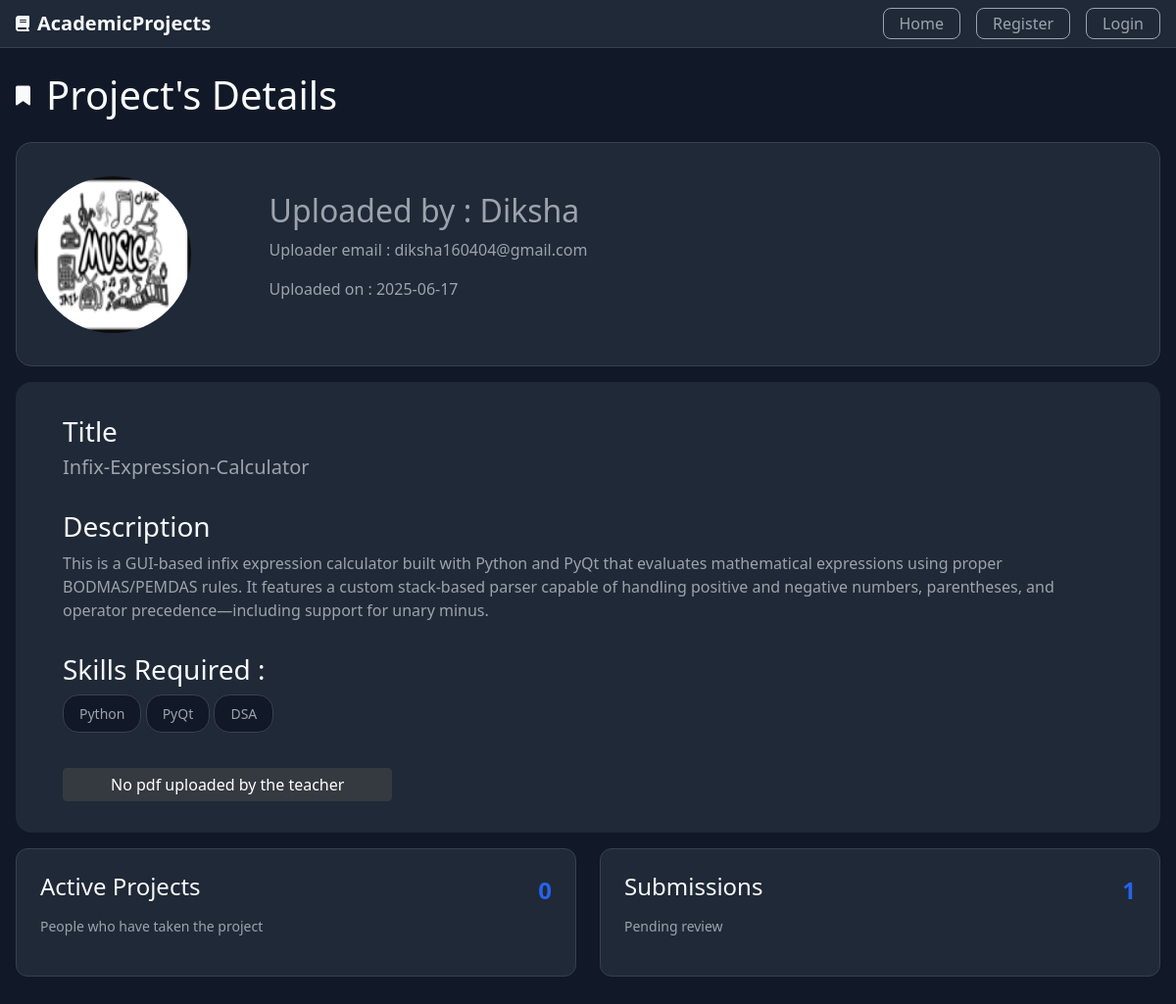
Page /project/details/13 on the committed database.
### Project/models.py (models this page shows, shortened)
class User(db.Model,UserMixin):
    id=db.Column(db.Integer,primary_key=True)
    username=db.Column(db.String(30),unique=True,nullable=False)
    email=db.Column(db.String(30),unique=True,nullable=False)
    password=db.Column(db.String(80),unique=False,nullable=False)
    total_projects=db.Column(db.Integer,nullable=False,default=0)
    total_projects_taken=db.Column(db.Integer,nullable=False,default=0)
    total_projects_submitted=db.Column(db.Integer,nullable=False,default=0)
    total_projects_evaluated=db.Column(db.Integer,nullable=False,default=0)
    profile_picture=db.Column(db.String(80),nullable=False,default="default.png")
    role=db.Column(db.String(80),nullable=False)
    project=db.relationship("Project",backref="user",lazy=True,cascade="all,delete")
    submission=db.relationship("Submission",backref="user",lazy=True,cascade="all,delete")
    evaluation=db.relationship("Evaluation",backref="user",lazy=True,cascade="all,delete")
    project_taken=db.relationship("Project_Taken",backref="user",lazy=True,cascade="all,delete")

class Project(db.Model):
    id=db.Column(db.Integer,primary_key=True)
    title=db.Column(db.String(100),nullable=False)
    description=db.Column(db.Text,nullable=False)
    skills=db.Column(db.Text,nullable=False)
    descriptive_pdf=db.Column(db.String(80),nullable=False,default='No pdf')
    user_count=db.Column(db.Integer,nullable=False,default=0)
    created_at=db.Column(db.DateTime,nullable=False,default=datetime.utcnow)
    created_by=db.Column(db.Integer,db.ForeignKey('user.id'))
    submission=db.relationship('Submission',backref='project',lazy=True,cascade="all,delete")
    evaluation=db.relationship('Evaluation',backref='project',lazy=True,cascade="all,delete")
    project_taken_by=db.relationship('Project_Taken',backref='project',lazy=True,cascade="all,delete")

### Project/routes.py (the view)
@app.route("/project/details/<int:project_id>",methods=['GET','POST'])
def project_details(project_id):
    project=Project.query.get(project_id)
    img_src=url_for("static",filename="/profile_pics/"+project.user.profile_picture)
    pdf=url_for("static",filename="/project_details/"+project.descriptive_pdf)
    return render_template("project_details.html",user=project.user,img_src=img_src,project=project,pdf=pdf)

### Project/templates/project_details.html
{% extends "layout.html" %}
{% block content %}
    <main class="container dashboard">
        <div class="details-head">
            <i class="fa-solid fa-bookmark fa-lg"></i>
            <h1>Project's Details</h1>
        </div>
        <div class="details-header">
            <div class="profile-header-details">
                <img class="rounded-circle account-img img-profile" src="{{img_src}}">
                <div class="details">
                    <h2>Uploaded by : {{user.username}}</h2>
                    <p>Uploader email : {{user.email}}</p>
                    <p>Uploaded on : {{project.created_at.strftime("%Y-%m-%d")}}</p>
                </div>
            </div>
        </div>
        <div class="info-header">
            <div class="info-section">
                <h3>Title</h3>
                <h5>{{project.title}}</h5>
            </div>
            <div class="info-section">
                <h3>Description</h3>
                <div>{{project.description}}</div>
            </div>
            <div class="info-section skills">
                <h3>Skills Required : </h3>
                <ul>
                    {% for i in project.skills.split(',') %}
                    <li>{{i.strip()}}</li>
                    {% endfor %}
                </ul>
            </div>
            <div class="info-section">
                {% if project.descriptive_pdf == "No pdf" %}
                    <a class="btn btn-dark info-btn" href="{{url_for('project_details',project_id=project.id)}}" target="_blank">No pdf uploaded by the teacher</a>
                {% else %}
                    <a class="button button-diff info-btn" href="{{pdf}}" target="_blank">Open pdf with details</a>
                {% endif %}
            </div>
        </div>
        <div class="proj-grid">
      <div class="proj-card">
        <div class="proj-content">
          <h4>Active Projects</h4>
          <span class="proj-number">{{project.user_count}}</span>
        </div>
        <p>People who have taken the project</p>
      </div>
      <div class="proj-card">
        <div class="proj-content">
          <h4>Submissions</h4>
          <span class="proj-number">{{project.submission|length}}</span>
        </div>
        <p>Pending review</p>
      </div>
    </div>
    </main>
{% endblock content %}

### Project/static/styles.css (style rules this page uses)
:root { --color-bg: #111827; --color-bg-secondary: #1f2937; --color-text: #f9fafb; --color-text-secondary: #9ca3af; --color-border: #374151; --color-primary: #2563eb; --color-primary-hover: #1d4ed8; --color-success: #065f46; --color-success-text: #a7f3d0; }
* { margin: 0; padding: 0; box-sizing: border-box; }
body { font-family: system-ui, -apple-system, sans-serif; background-color: var(--color-bg); color: var(--color-text); line-height: 1.5; }
.container { max-width: 1280px; margin: 0 auto; padding: 0 1rem; }
.dashboard h1 { margin-top: 1.5rem; color: var(--color-text); margin-bottom: 1.5rem; }
.skills ul { list-style: none; margin-bottom: 1rem; }
.skills li { color: var(--color-text-secondary); font-size: 0.875rem; margin-bottom: 0.25rem; background-color: var(--color-bg); display: inline-block; padding: 0.5rem 1rem 0.5rem 1rem; border: solid 1px var(--color-border); border-radius: 1rem; }
.details { display: flex; margin-left: 5rem; flex-direction: column; justify-content: center; color: var(--color-text-secondary); }
.proj-grid { display: grid; grid-template-columns: repeat(auto-fit, minmax(200px, 1fr)); gap: 1.5rem; margin-bottom: 2rem; }
.proj-card { background-color: var(--color-bg-secondary); padding: 1.5rem; border-radius: 0.75rem; border: 1px solid var(--color-border); }
.proj-content { display: flex; justify-content: space-between; align-items: center; margin-bottom: 0.5rem; }
.proj-number { font-size: 1.5rem; font-weight: bold; color: var(--color-primary); }
.proj-card p { color: var(--color-text-secondary); font-size: 0.875rem; }
.img-profile { width: 10rem; height: 10rem }
.details-head { display: flex; align-items: center; }
.details-head i { margin-right: 1rem; }
.details-header { background-color: var(--color-bg-secondary); padding: 0.1rem; border: 1px solid var(--color-border); border-radius: 1rem; margin-bottom: 1rem; }
.profile-header-details { margin: 2rem 0 2rem 1rem; display: flex; }
.info-header { background-color: var(--color-bg-secondary); color: var(--color-text-secondary); padding: 0.1rem 3rem 1rem 3rem; border-radius: 1rem; margin-bottom: 1rem; }
.info-header h3 { color: var(--color-text); }
.info-section { margin-top: 2rem; }
.info-btn { display: inline-block; padding:0.25rem 3rem 0.25rem 3rem; margin: 0; margin-bottom: 1rem; }

### rows in the picture
User: username "Diksha", email "diksha160404@gmail.com"
Project: created_at "2025-06-17", title "Infix-Expression-Calculator", description "This is a GUI-based infix expression calculator built with Python and PyQt that evaluates mathematical expressions using proper BODMAS/PEMDAS rules. It features a custom stack-based parser capable of handling positive and negative numbers, parentheses, and operator precedence—including support for unary minus.", user_count "0"

### other values in the picture
{{ i.strip() }} "Python" "PyQt" "DSA"
{{ project.submission|length }} "1"
